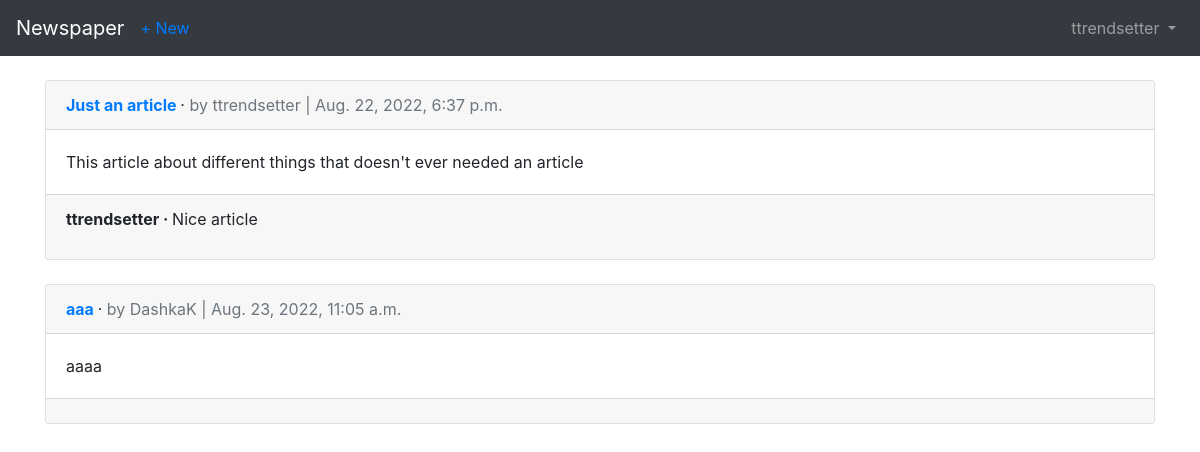
The page /articles/ (signed in) on the database its author committed.
### users/models.py (models this page shows)
class CustomUser(AbstractUser):
    age = models.PositiveIntegerField(default=0)

### articles/models.py (models this page shows, shortened)
class Article(models.Model):
    title = models.CharField(max_length=200)
    body = models.TextField()
    date = models.DateTimeField(auto_now_add=True)
    author = models.ForeignKey(
        settings.AUTH_USER_MODEL,
        on_delete=models.CASCADE
    )

class Comment(models.Model):
    comment = models.CharField(max_length=140)
    date = models.DateTimeField(auto_now_add=True)
    author = models.ForeignKey(
        settings.AUTH_USER_MODEL,
        on_delete=models.CASCADE
    )
    article = models.ForeignKey(
        Article,
        on_delete=models.CASCADE,
        related_name = 'comments'
    )
    def __str__(self):
        return self.comment

### articles/views.py (the view)
# urls.py: path('', views.ArticleListView.as_view(), name='article_list'),
class ArticleListView(LoginRequiredMixin, ListView):
    model = models.Article
    template_name = 'article_list.html'
    context_object_name = 'articles'
    login_url = 'login'

### templates/article_list.html (shortened to what this page needs)
{% extends 'base.html' %}
{% block content %}
{% for article in articles %}
    <div class="card">
        <div class="card-header">
            <span class="font-weight-bold">
                <a href="{% url 'article_detail' article.pk %}">{{ article.title }}</a>
            </span> &middot;
            <span class="text-muted">by {{ article.author }} | {{ article.date }}</span>
        </div>
        <div class="card-body">
            {{ article.body }}
        </div>
        <div class="card-footer">
            {% for comment in article.comments.all %}
                <p>
                    <span class="font-weight-bold">
                        {{ comment.author }} &middot;
                    </span>
                    {{ comment }}
                </p>
            {% endfor %}
        </div>
    </div>
    <br>
{% endfor %}
{% endblock content %}

### templates/base.html (shortened to what this page needs)
<!DOCTYPE html>
<html lang="en">
<head>
    <link rel="stylesheet" href="https://maxcdn.bootstrapcdn.com/bootstrap/4.0.0/css/bootstrap.min.css"
>
</head>
<body>
    <nav class="navbar navbar-expand-md navbar-dark bg-dark mb-4">
        <a class="navbar-brand" href="{% url 'home' %}">Newspaper</a>
        {% if user.is_authenticated %}
        <ul class="navbar-nav mr-auto">
            <li class="nav-item"><a href="{% url 'article_create' %}">+ New</a></li>
        </ul>
        {% endif %}
        <div class="collapse navbar-collapse" id="navbarCollapse">
            {% if user.is_authenticated %}
            <ul class="navbar-nav ml-auto">
                <li class="nav-item">
                    <a class="nav-link dropdown-toggle" href="#" id="userMenu"
                       data-toggle="dropdown" aria-haspopup="true"
                       aria-expanded="false">
                        {{ user.username }}
                    </a>
                </li>
            </ul>
            {% endif %}
        </div>
    </nav>
    <div class="container">
        {% block content %}
        {% endblock content %}
    </div>
</body>
</html>

### rows shown on the page
CustomUser: username "ttrendsetter"
Article: title "Just an article", author "ttrendsetter", date "Aug. 22, 2022, 6:37 p.m.", body "This article about different things that doesn't ever needed an article"
Comment: author "ttrendsetter", comment "Nice article"
Article: title "aaa", author "DashkaK", date "Aug. 23, 2022, 11:05 a.m.", body "aaaa"
